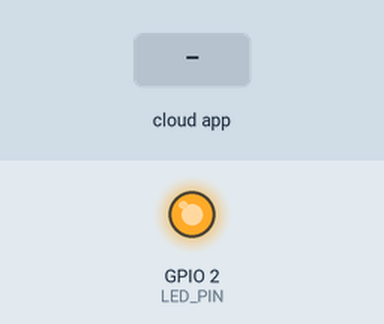
Simulated run of this sketch. Board: ESP32. On the bench: output pins drawn as LEDs (lit = HIGH). The test bench sets the inputs (shaded band). WiFi joins after 1.5 s; servers stay silent unless stated; the ROS host is connected and sends only what is stated; what the sketch prints to the serial monitor is not drawn.

Above: at 4.7 s.
4.8 s: the phone or cloud app sets LED to 0
At 5.4 s:
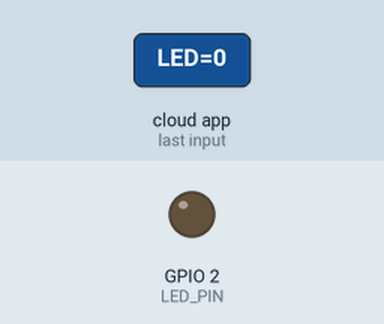
6.3 s: the phone or cloud app sets LED to 1
At 6.9 s:
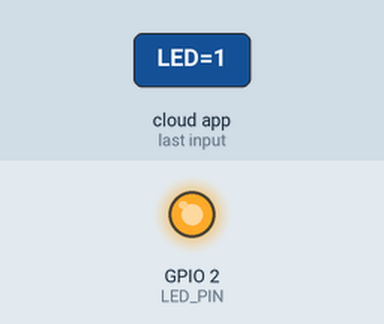
Timing chart, 0 to 9.3 s (numbered marks = the images above; inputs shaded):
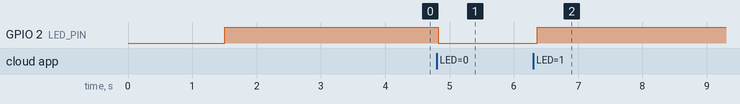

The sketch:

micro_ros_sub_esp32_fix_wifi_ep3.ino
```cpp
#include <micro_ros_arduino.h>

#include <stdio.h>
#include <rcl/rcl.h>
#include <rcl/error_handling.h>
#include <rclc/rclc.h>
#include <rclc/executor.h>

#include <std_msgs/msg/int8.h>

#include <WiFi.h>
// Replace with your network credentials
const char* ssid     = "EMB5325";
const char* password = "cdti12345";
// Set your Static IP address
IPAddress local_IP(192, 168, 1, 200);
// Set your Gateway IP address
IPAddress gateway(192, 168, 1, 1);
IPAddress subnet(255, 255, 255, 0);
IPAddress primaryDNS(8, 8, 8, 8);   //optional
IPAddress secondaryDNS(8, 8, 4, 4); //optional

rcl_subscription_t subscriber;
std_msgs__msg__Int8 msg;
rclc_executor_t executor;
rclc_support_t support;
rcl_allocator_t allocator;
rcl_node_t node;
rcl_timer_t timer;

#define LED_PIN 2

#define RCCHECK(fn) { rcl_ret_t temp_rc = fn; if((temp_rc != RCL_RET_OK)){error_loop();}}
#define RCSOFTCHECK(fn) { rcl_ret_t temp_rc = fn; if((temp_rc != RCL_RET_OK)){}}


void error_loop(){
  while(1){
    digitalWrite(LED_PIN, !digitalRead(LED_PIN));
    delay(100);
  }
}

void subscription_callback(const void * msgin)
{
  const std_msgs__msg__Int8 * msg = (const std_msgs__msg__Int8 *)msgin;
  digitalWrite(LED_PIN, (msg->data == 0) ? LOW : HIGH);

}

void setup() {
  Serial.begin(115200);
   // Configures static IP address
  if (!WiFi.config(local_IP, gateway, subnet, primaryDNS, secondaryDNS)) {
    Serial.println("STA Failed to configure");
  }
  // Connect to Wi-Fi network with SSID and password
  Serial.print("Connecting to ");
  Serial.println(ssid);
  WiFi.begin(ssid, password);
  while (WiFi.status() != WL_CONNECTED) {
    delay(500);
    Serial.print(".");
  }
  // Print local IP address and start web server
  Serial.println("");
  Serial.println("WiFi connected.");
  Serial.print("IP address: ");
  Serial.println(WiFi.localIP());


  //set_microros_transports();  //เชื่อมต่อผ่าน Serial Port
  set_microros_wifi_transports("EMB5325", "cdti12345", "192.168.1.121", 8888);  //IP ของเครื่อง Host

  pinMode(LED_PIN, OUTPUT);
  digitalWrite(LED_PIN, HIGH);

  delay(2000);

  allocator = rcl_get_default_allocator();

  //create init_options
  RCCHECK(rclc_support_init(&support, 0, NULL, &allocator));

  // create node
  RCCHECK(rclc_node_init_default(&node, "micro_ros_arduino_node", "", &support));

  // create subscriber
  RCCHECK(rclc_subscription_init_default(
    &subscriber,
    &node,
    ROSIDL_GET_MSG_TYPE_SUPPORT(std_msgs, msg, Int8),
    "LED"));

  // create executor
  RCCHECK(rclc_executor_init(&executor, &support.context, 1, &allocator));
  RCCHECK(rclc_executor_add_subscription(&executor, &subscriber, &msg, &subscription_callback, ON_NEW_DATA));
}

void loop() {
  delay(100);
  RCCHECK(rclc_executor_spin_some(&executor, RCL_MS_TO_NS(100)));
}
```

Measured:
- after the input at 4.8 s, GPIO 2 (LED_PIN): HIGH → LOW at once
- after the input at 6.3 s, GPIO 2 (LED_PIN): LOW → HIGH after 0.07 s
